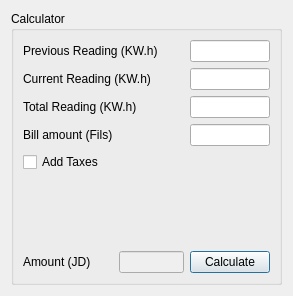
<?xml version="1.0" encoding="UTF-8"?>
<ui version="4.0">
 <class>Dialog</class>
 <widget class="QDialog" name="Dialog">
  <property name="geometry">
   <rect>
    <x>0</x>
    <y>0</y>
    <width>293</width>
    <height>296</height>
   </rect>
  </property>
  <property name="windowTitle">
   <string>Dialog</string>
  </property>
  <layout class="QGridLayout" name="gridLayout_2">
   <item row="0" column="0">
    <widget class="QGroupBox" name="groupBox">
     <property name="title">
      <string>Calculator</string>
     </property>
     <layout class="QGridLayout" name="gridLayout">
      <item row="0" column="0" colspan="2">
       <widget class="QLabel" name="label">
        <property name="text">
         <string>Previous Reading (KW.h)</string>
        </property>
       </widget>
      </item>
      <item row="0" column="2">
       <widget class="QLineEdit" name="PreviousRead"/>
      </item>
      <item row="1" column="0" colspan="2">
       <widget class="QLabel" name="label_2">
        <property name="text">
         <string>Current Reading (KW.h)</string>
        </property>
       </widget>
      </item>
      <item row="1" column="2">
       <widget class="QLineEdit" name="CurrentRead">
        <property name="text">
         <string/>
        </property>
       </widget>
      </item>
      <item row="2" column="0" colspan="2">
       <widget class="QLabel" name="label_5">
        <property name="text">
         <string>Total Reading (KW.h)</string>
        </property>
       </widget>
      </item>
      <item row="2" column="2">
       <widget class="QLineEdit" name="TotalRead">
        <property name="text">
         <string/>
        </property>
       </widget>
      </item>
      <item row="3" column="0">
       <widget class="QLabel" name="label_3">
        <property name="text">
         <string>Bill amount (Fils)</string>
        </property>
       </widget>
      </item>
      <item row="3" column="2">
       <widget class="QLineEdit" name="Bill">
        <property name="text">
         <string/>
        </property>
       </widget>
      </item>
      <item row="4" column="0">
       <widget class="QCheckBox" name="Tax">
        <property name="text">
         <string>Add Taxes</string>
        </property>
       </widget>
      </item>
      <item row="5" column="0">
       <spacer name="verticalSpacer">
        <property name="orientation">
         <enum>Qt::Vertical</enum>
        </property>
        <property name="sizeHint" stdset="0">
         <size>
          <width>20</width>
          <height>40</height>
         </size>
        </property>
       </spacer>
      </item>
      <item row="6" column="0">
       <widget class="QLabel" name="label_4">
        <property name="text">
         <string>Amount (JD)</string>
        </property>
       </widget>
      </item>
      <item row="6" column="1">
       <widget class="QLineEdit" name="Ouput">
        <property name="enabled">
         <bool>false</bool>
        </property>
        <property name="clearButtonEnabled">
         <bool>false</bool>
        </property>
       </widget>
      </item>
      <item row="6" column="2">
       <widget class="QPushButton" name="Calculate">
        <property name="text">
         <string>Calculate</string>
        </property>
       </widget>
      </item>
     </layout>
    </widget>
   </item>
  </layout>
 </widget>
 <resources/>
 <connections/>
</ui>
